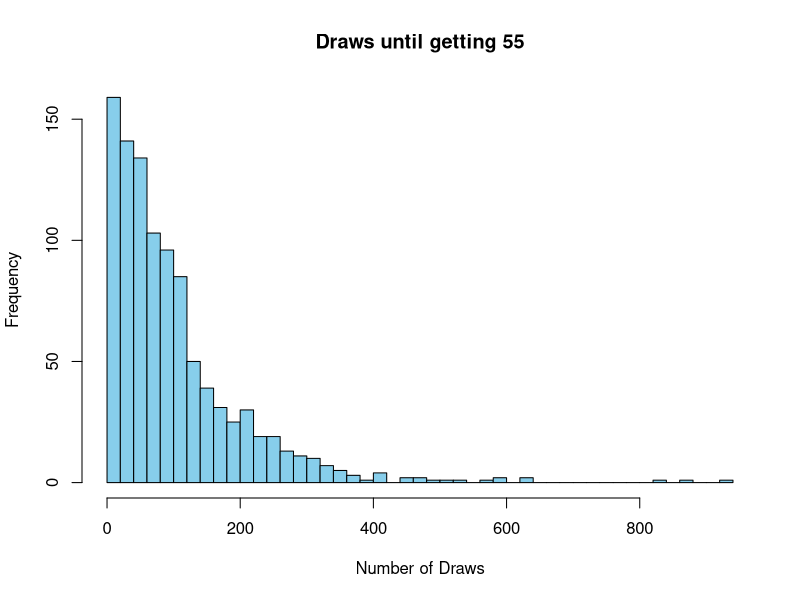

Write the R code that produced this figure.
## ---- chunk 1
#Question 1 
#Create the data frame ‘student.df’ with the data provided below:
#name sex years
#1 Sue f 21
#2 Eva f 31
#3 Henry m 29
#4 Jan m 19
#Use a simple ‘ifelse’ statement to add a new column ‘male.teen’ to the data frame. This is a boolean column, indicating T if the observation is a male younger than 20 years


student.df <- data.frame(
  name = c("Sue","Eva", "Henry", "Jan"),
  sex = c("f","f","m","m"),
  years = c(21,31,29,19),
  stringsAsFactors = FALSE
)

#Question 2 

#Write a double ‘for’ loop which prints 30 numbers given by c(1:10, 2:11, 3:12)

#Double for loop to print the 20 numbers
 
# Double for loop to print the 30 numbers
for (i in 1:3) {         # outer loop: start values 1, 2, 3
  for (j in 0:9) {       # inner loop: adds 0 to 9 to i
    print(i + j)
  }
}

#Question 3 
#. Write a ‘for’ loop that prints the Displacement (‘disp’) of the ‘mtcars’ dataset. a. This loop will only print observations of 160 or higher in ‘disp’. b. This loop will stop as soon as an observation is smaller than 160 in ‘disp’.

#Loop that prints only values in disp that are 160 or higher
for ( i in mtcars$disp){
  if(i >= 160){
    print(i)
  }
}


#Loop that stops when a disp value is found that is less than 160

for (i in mtcars$disp){
  if (i < 160){
    break
  }
  print(i)
}

#Question 4 
#Use the ‘rivers’ dataset to write a for loop. The loop prints the dataset: rivers shorter than 500 are a ‘short river’; rivers longer than 2000 are a ‘long river’; and rivers in the middle range are printed in their original numbers.



#loop through each river lenght in the 'rivers' dataset

for(length in rivers){
  if(length < 500){
    print("short river")
  } else if (length > 200){
    print("long river")
  } else {
    print(length)
  }
}


#Question 5 
#You have an urn with balls from 1 to 100. You want to find out how often you need to draw a ball to get number 55. This is an experiment with replacement – you put the ball back each time you draw. Simulate 1000 runs of the experiment to get an accurate estimation of the required draws.

set.seed(123) # for reproducibility
num_trials <- 1000 #number of experiment 
results <- numeric(num_trials) #To store number of draws in each experiment

for(i in 1:num_trials){
  count <- 0 
  repeat{
    count <- count + 1 
    draw <- sample (1:100, 1, replace = TRUE)
    if (draw == 55) break
  }
  results[i] <- count 
}


#Summary statistics
summary(results)

#Optionally:Plot histogram of the number of draws
hist(results, breaks = 50, col = "skyblue", main = "Draws until getting 55", xlab = "Number of Draws", ylab = "Frequency")







